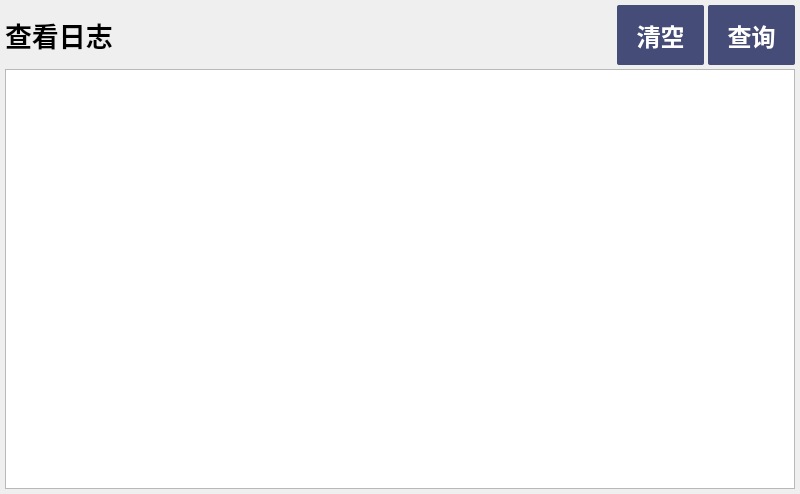
<?xml version="1.0" encoding="UTF-8"?>
<ui version="4.0">
 <class>RCLogDlg</class>
 <widget class="QWidget" name="RCLogDlg">
  <property name="geometry">
   <rect>
    <x>0</x>
    <y>0</y>
    <width>800</width>
    <height>494</height>
   </rect>
  </property>
  <property name="windowTitle">
   <string>Form</string>
  </property>
  <layout class="QVBoxLayout" name="verticalLayout" stretch="1,7">
   <property name="spacing">
    <number>4</number>
   </property>
   <property name="leftMargin">
    <number>5</number>
   </property>
   <property name="topMargin">
    <number>5</number>
   </property>
   <property name="rightMargin">
    <number>5</number>
   </property>
   <property name="bottomMargin">
    <number>5</number>
   </property>
   <item>
    <layout class="QHBoxLayout" name="horizontalLayout" stretch="7,1,1">
     <item>
      <widget class="QLabel" name="label">
       <property name="font">
        <font>
         <pointsize>20</pointsize>
         <weight>75</weight>
         <bold>true</bold>
        </font>
       </property>
       <property name="text">
        <string>查看日志</string>
       </property>
      </widget>
     </item>
     <item>
      <widget class="QPushButton" name="btn_clear">
       <property name="sizePolicy">
        <sizepolicy hsizetype="Minimum" vsizetype="Preferred">
         <horstretch>0</horstretch>
         <verstretch>0</verstretch>
        </sizepolicy>
       </property>
       <property name="font">
        <font>
         <pointsize>18</pointsize>
         <weight>75</weight>
         <bold>true</bold>
        </font>
       </property>
       <property name="styleSheet">
        <string notr="true">QPushButton{
background-color: rgb(69, 76, 120);
color: rgb(255, 255, 255);
border: none;
border-radius: 2px;
width:60px;

}
 
QPushButton:hover{
background-color: rgb(0, 0, 152);
color: rgb(255, 255, 255);
border: none;
border-radius: 3px;

}
 
QPushButton:pressed{
background-color: rgb(0, 0, 152);
color: rgb(255, 255, 255);

}
</string>
       </property>
       <property name="text">
        <string>清空</string>
       </property>
      </widget>
     </item>
     <item>
      <widget class="QPushButton" name="btn_log">
       <property name="sizePolicy">
        <sizepolicy hsizetype="Minimum" vsizetype="Preferred">
         <horstretch>0</horstretch>
         <verstretch>0</verstretch>
        </sizepolicy>
       </property>
       <property name="font">
        <font>
         <pointsize>18</pointsize>
         <weight>75</weight>
         <bold>true</bold>
        </font>
       </property>
       <property name="styleSheet">
        <string notr="true">QPushButton{
background-color: rgb(69, 76, 120);
color: rgb(255, 255, 255);
border: none;
border-radius: 2px;
width:60px;

}
 
QPushButton:hover{
background-color: rgb(0, 0, 152);
color: rgb(255, 255, 255);
border: none;
border-radius: 3px;

}
 
QPushButton:pressed{
background-color: rgb(0, 0, 152);
color: rgb(255, 255, 255);

}
</string>
       </property>
       <property name="text">
        <string>查询</string>
       </property>
      </widget>
     </item>
    </layout>
   </item>
   <item>
    <widget class="QTextBrowser" name="logEdit">
     <property name="font">
      <font>
       <pointsize>16</pointsize>
       <weight>75</weight>
       <bold>true</bold>
      </font>
     </property>
    </widget>
   </item>
  </layout>
 </widget>
 <resources/>
 <connections/>
</ui>
